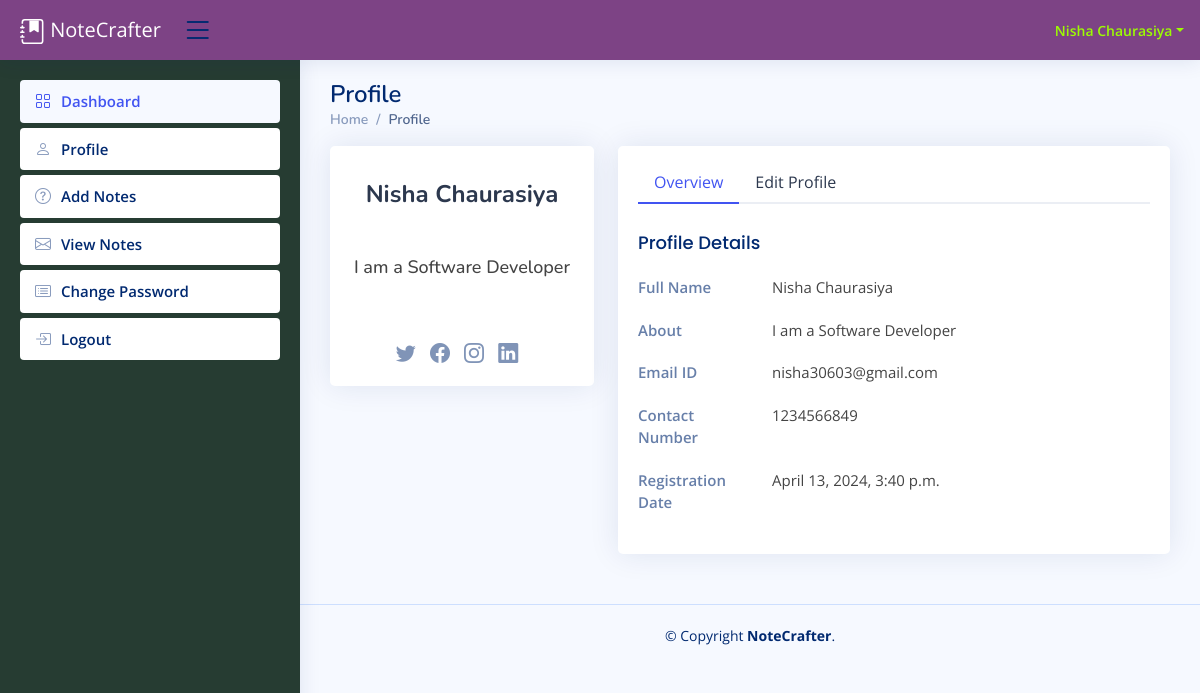
The app's page /profile (signed in), older data.
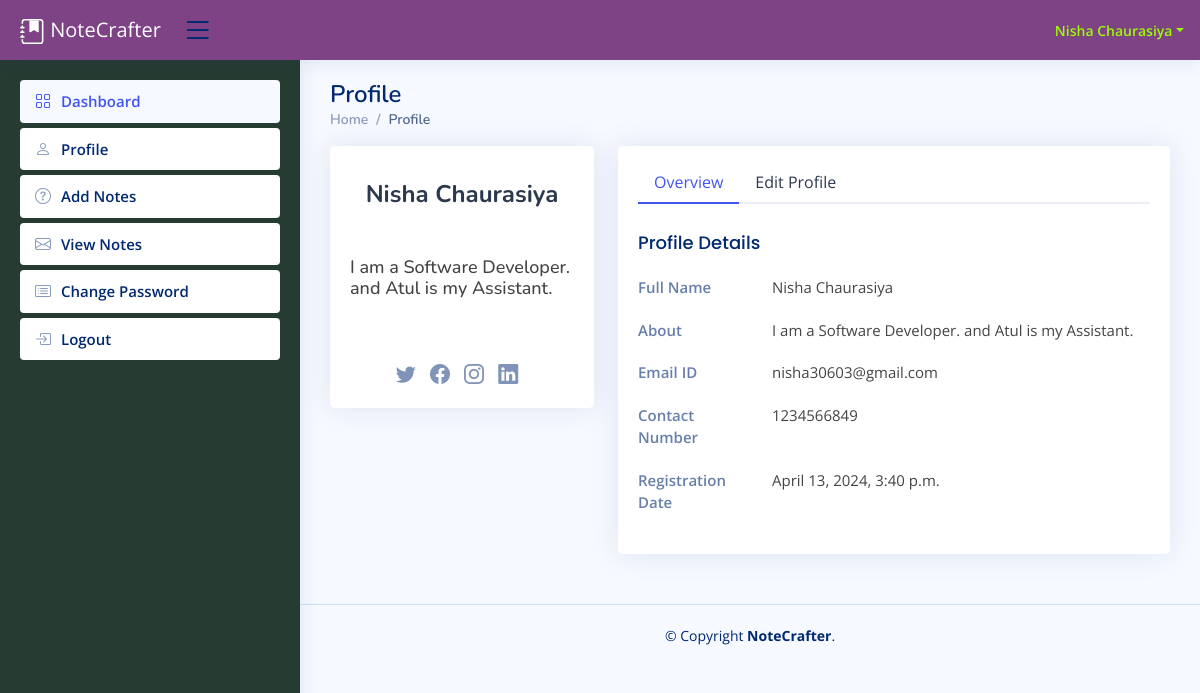
The same page, newer data.
### enotes/models.py (models this page shows, shortened)
class Signup(models.Model):
    user = models.ForeignKey(User, on_delete=models.CASCADE)
    ContactNo = models.CharField(max_length=10, null=True)
    About = models.CharField(max_length=450, null=True)
    Role = models.CharField(max_length=150, null=True)
    RegDate = models.DateTimeField(auto_now_add=True)

### enotes/views.py (the view, shortened to what this page needs)
# urls.py: path('profile', profile, name='profile'),
@login_required
def profile(request):
    user = request.user
    signup, created = Signup.objects.get_or_create(user=user)
    error = ""
    success_message = ""  # Initialize success_message variable
    return render(request, 'profile.html', {'user': user, 'signup': signup, 'error': error, 'success_message': success_message})

### enotes/templates/profile.html (shortened to what this page needs)
{% extends 'usernavbar.html' %}
{% block main %}
<div class="pagetitle">
    <h1>Profile</h1>
    <nav>
        <ol class="breadcrumb">
            <li class="breadcrumb-item"><a href="/dashboard">Home</a></li>
            <li class="breadcrumb-item active">Profile</li>
        </ol>
    </nav>
</div>
<section class="section profile">
    <div class="row">
        <div class="col-xl-4">
            <div class="card">
                <div class="card-body profile-card pt-4 d-flex flex-column align-items-center">
                    <h2>{{user.first_name}} {{user.last_name}}</h2> <br><br>
                    <h3>{{signup.About}}</h3><br><br>
                    <div class="social-links mt-2">
                        <a href="#" class="twitter"><i class="bi bi-twitter"></i></a>
                        <a href="#" class="facebook"><i class="bi bi-facebook"></i></a>
                        <a href="#" class="instagram"><i class="bi bi-instagram"></i></a>
                        <a href="#" class="linkedin"><i class="bi bi-linkedin"></i></a>
                    </div>
                </div>
            </div>
        </div>
        <div class="col-xl-8">
            <div class="card">
                <div class="card-body pt-3">
                    <ul class="nav nav-tabs nav-tabs-bordered">
                        <li class="nav-item">
                            <button class="nav-link active" data-bs-toggle="tab" data-bs-target="#profile-overview">
                                Overview
                            </button>
                        </li>
                        <li class="nav-item">
                            <button class="nav-link" data-bs-toggle="tab" data-bs-target="#profile-edit">Edit Profile
                            </button>
                        </li>
                    </ul>
                    <div class="tab-content pt-2">
                        <div class="tab-pane fade show active profile-overview" id="profile-overview">
                            <h5 class="card-title">Profile Details</h5>
                            <div class="row">
                                <div class="col-lg-3 col-md-4 label ">Full Name</div>
                                <div class="col-lg-9 col-md-8">{{user.first_name}} {{user.last_name}}</div>
                            </div>
                            <div class="row">
                                <div class="col-lg-3 col-md-4 label ">About</div>
                                <div class="col-lg-9 col-md-8">{{signup.About}}</div>
                            </div>
                            <div class="row">
                                <div class="col-lg-3 col-md-4 label">Email ID</div>
                                <div class="col-lg-9 col-md-8">{{user.username}}</div>
                            </div>
                            <div class="row">
                                <div class="col-lg-3 col-md-4 label">Contact Number</div>
                                <div class="col-lg-9 col-md-8">{{signup.ContactNo}}</div>
                            </div>
                            <div class="row">
                                <div class="col-lg-3 col-md-4 label">Registration Date</div>
                                <div class="col-lg-9 col-md-8">{{signup.RegDate}}</div>
                            </div>
                        </div>
                    </div>
                </div>
            </div>
        </div>
    </div>
</section>
{% endblock %}

Row changes from the older to the newer data that the page shows:
changed Signup: About "I am a Software Developer" → "I am a Software Developer. and Atul is my Assistant."
